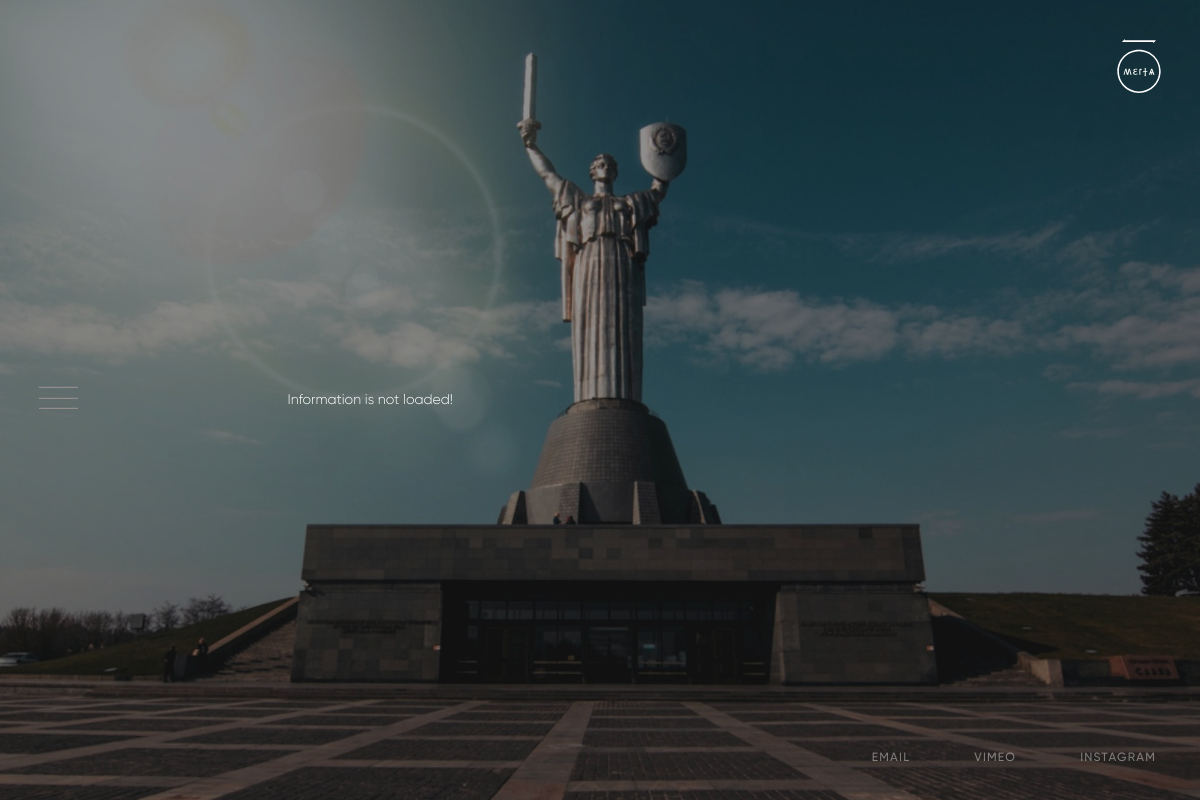
/about_us, run on an earlier commit of the app's database.
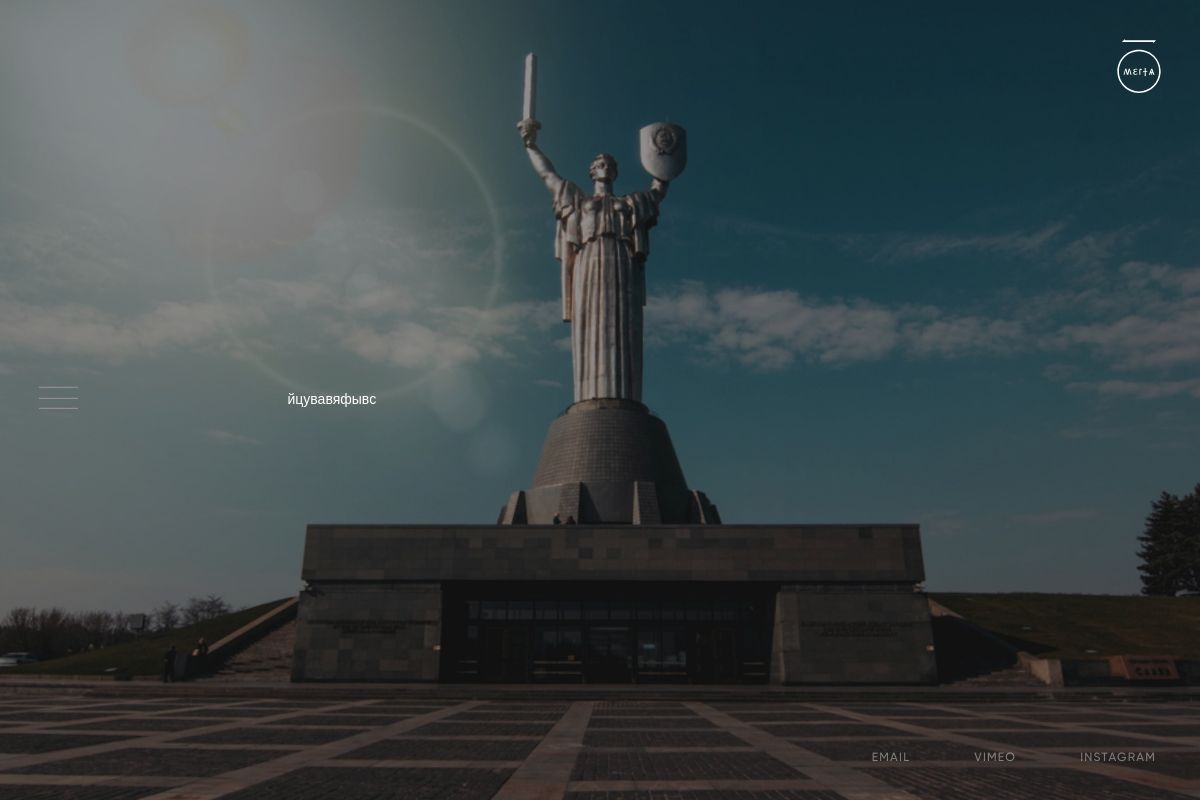
And on a later commit of the database.
### ometa/models.py (models this page shows, shortened)
class About_U(models.Model):
    information = models.TextField(null=True, blank=True)
    isVisible = models.BooleanField(default=True)

### ometa/views.py (the view)
# urls.py: path('about_us', views.about_us, name='about_us'),
def about_us(request):
    try:
        information = About_U.objects.get(isVisible=True)
        context = {
            "about_us": information
        }
    except ObjectDoesNotExist:
        context = {
            "error": "Information is not loaded!"
        }
    return render(request, "partials/about.html", context)

### templates/partials/about.html (shortened to what this page needs)
{% extends 'base.html' %}
{% block body %}
  <div class="main-screen centered-image full-screen" style="background-image: url(./static/img/about-bg.jpg)"></div>
  <div class="capability">
    <div class="capability__text">{{ error }}</div>
    <div class="capability__text">{{ about_us.information | linebreaks }}</div>
  </div>
{% endblock %}

### templates/base.html (shortened to what this page needs)
<!DOCTYPE html>
<html lang="ru">
<head>
    {% load static %}
    <link href="{% static 'css/index.min.css' %}" rel="stylesheet">
    {% load static %}
</head>
<body>
    <main class="content" data-page="home">
      <div class="main-screen full-screen">
        {% block body %}
        {% endblock %}
        <div class="backdrop"></div><a class="logo-link" href="{% url 'home' %}"><svg class="icon-logo logo">
            <use xmlns:xlink="http://www.w3.org/1999/xlink" xlink:href="#icon-logo"></use>
          </svg></a>
        <div class="burger js-matrix">
          <div class="burger__body js-burger">
            <div class="burger__line"></div>
            <div class="burger__line"></div>
            <div class="burger__line"></div>
          </div>
        </div>
        <ul class="social">
          <li class="social__item"><a class="social__link" href="mailto:hookup@omertacreation.com" title="hookup@omertacreation.com">Email</a></li>
          <li class="social__item"><a class="social__link" href="https://vimeo.com/user94596369" target="_blank" title="https://vimeo.com/user94596369">vimeo</a></li>
          <li class="social__item"><a class="social__link" href="https://instagram.com/omertacreation" target="_blank" title="https://instagram.com/omertacreation">instagram</a></li>
        </ul>
      </div>
    </main>
    {% load static %}
</body>
</html>

What changed in the data, as far as the page shows it:
added About_U: information "йцувавяфывс"
Also different on the page:
{{ error }}: "Information is not loaded!" → (not shown)
